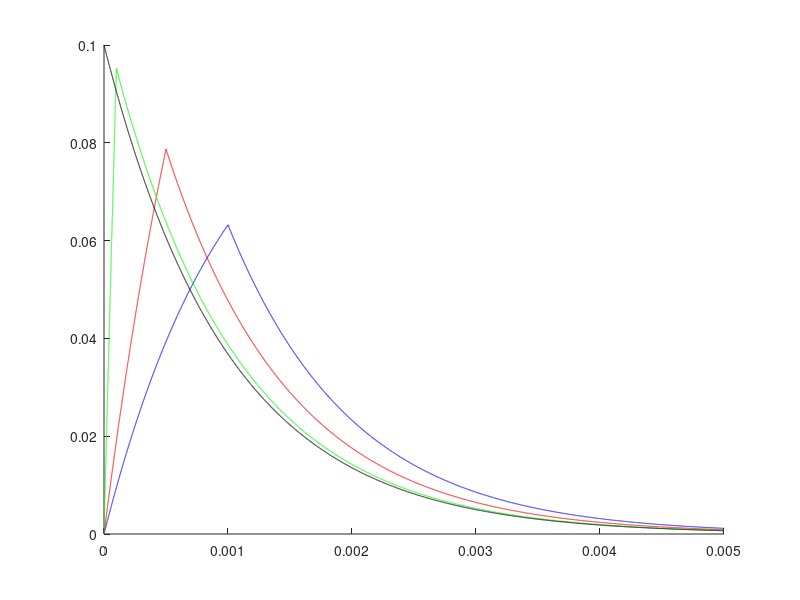

Reproduce this figure in MATLAB.
% 4.1
% x=linspace(0,0.01,10000);
% y=(1-exp(-x/(10^(-3))));
% plot(x,y);
% axis([0 0.01 0 1]);

% 4.3
X1_1=linspace(0,0.001,5000);
X1_2=linspace(0.001,0.005,10000);
Y1_1=0.1*(1-exp(-X1_1/0.001));
Y1_2=0.1*(exp((0.001-X1_2)/0.001)-exp(-X1_2/0.001));
hold on;
plot(X1_1,Y1_1,'b');
axis([0 0.005 0 0.1]);
plot(X1_2,Y1_2,'b');

X2_1=linspace(0,0.0005,5000);
X2_2=linspace(0.0005,0.005,10000);
Y2_1=0.2*(1-exp(-X2_1/0.001));
Y2_2=0.2*(exp((0.0005-X2_2)/0.001)-exp(-X2_2/0.001));
plot(X2_1,Y2_1,'r');
plot(X2_2,Y2_2,'r');

X3_1=linspace(0,0.0001,5000);
X3_2=linspace(0.0001,0.005,10000);
Y3_1=(1-exp(-X3_1/0.001));
Y3_2=(exp((0.0001-X3_2)/0.001)-exp(-X3_2/0.001));
plot(X3_1,Y3_1,'g');
plot(X3_2,Y3_2,'g');

X4=linspace(0,0.005,15000);
Y4=0.1*exp(-X4/0.001);
plot(X4,Y4,'k');